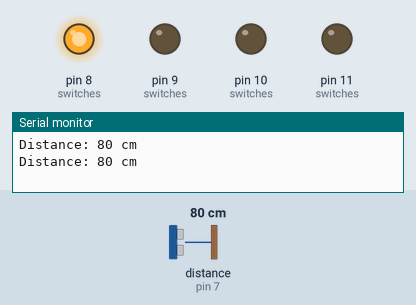
Recording of a sketch running on a simulated Arduino Uno, built with avr-gcc and run on an emulated ATmega328P. Parts: output pins drawn as LEDs (lit = HIGH), the last lines printed to the serial monitor. Wiring (inferred from the names in the program): ultrasonic range finder: trigger pin 6; echo pin 7. Inputs (shaded band) come from the test bench; at power-on: distance to the obstacle (sensor on pin 7) 80 cm. The echo pulse lasts 58.3 µs per cm; pins used as bus, display or sensor lines are not drawn.

Above: at 1.8 s.
1.9 s: distance to the obstacle (sensor on pin 7) set to 72 cm
At 3.1 s:
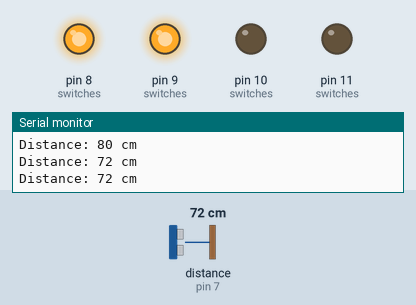
3.5 s: distance to the obstacle (sensor on pin 7) set to 55 cm
5.2 s: distance to the obstacle (sensor on pin 7) set to 47 cm
At 6.8 s:
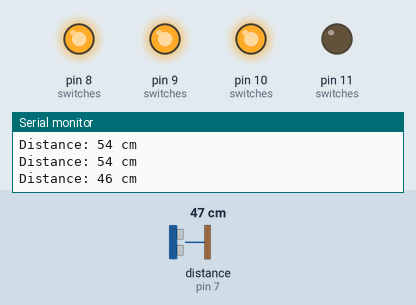
7.5 s: distance to the obstacle (sensor on pin 7) set to 29 cm
9.2 s: distance to the obstacle (sensor on pin 7) set to 23 cm
At 11.2 s:
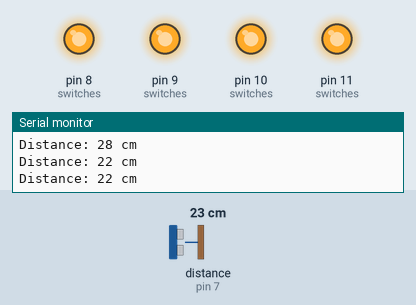
11.5 s: distance to the obstacle (sensor on pin 7) set to 35 cm
At 13.1 s:
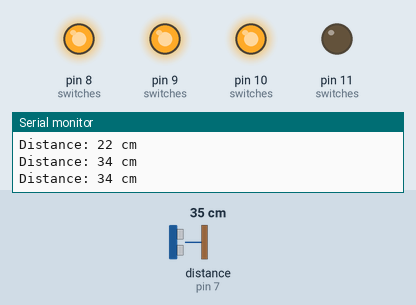
Timing chart, 0 to 14.5 s (numbered marks = the images above; inputs shaded):
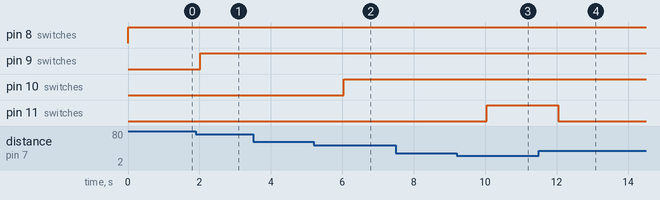

Measured:
- the behaviour switches between 76 and 75 cm on distance to the obstacle (sensor on pin 7) (found by bisection; images 0 and 1)
- the behaviour switches between 52 and 51 cm on distance to the obstacle (sensor on pin 7) (found by bisection; images 1 and 2)
- the behaviour switches between 27 and 26 cm on distance to the obstacle (sensor on pin 7) (found by bisection; images 2 and 3)
- after the input at 1.9 s, pin 9 (switches): LOW → HIGH after 0.12 s
- after the input at 5.2 s, pin 10 (switches): LOW → HIGH after 0.83 s
- after the input at 9.2 s, pin 11 (switches): LOW → HIGH after 0.84 s
- after the input at 11.5 s, pin 11 (switches): HIGH → LOW after 0.55 s

The sketch:

distance.ino
```cpp
#define LED_1 8
#define LED_2 9
#define LED_3 10
#define BUZZER 11

#define TRIGGER 6
#define ECHO 7

#define CENTIMETERS_THRESHOLD 100.0

int switches[] = {LED_1, LED_2, LED_3, BUZZER};

void setup() {
  for (int i = 0; i < 4; i++) {
    pinMode(switches[i], OUTPUT);
  }

  pinMode(TRIGGER, OUTPUT);
  pinMode(ECHO, INPUT);

  Serial.begin(9600);
}

void loop() {
  digitalWrite(TRIGGER, 1);
  delayMicroseconds(10);
  digitalWrite(TRIGGER, 0);

  long duration = pulseIn(ECHO, 1);

  long distance = duration / 58.0;

  Serial.print("Distance: ");
  Serial.print(distance);
  Serial.println(" cm");

  if (distance < CENTIMETERS_THRESHOLD) {
    int n = (CENTIMETERS_THRESHOLD - distance) / CENTIMETERS_THRESHOLD * 4 + 1;
    for (int i = 0; i < 4; i++) {
      if (i < n) digitalWrite(switches[i], 1);
      else digitalWrite(switches[i], 0);
    }
  } else {
    for (int i = 0; i < 4; i++) {
      digitalWrite(switches[i], 0);
    }
  }

  delay(1000);
}
```
